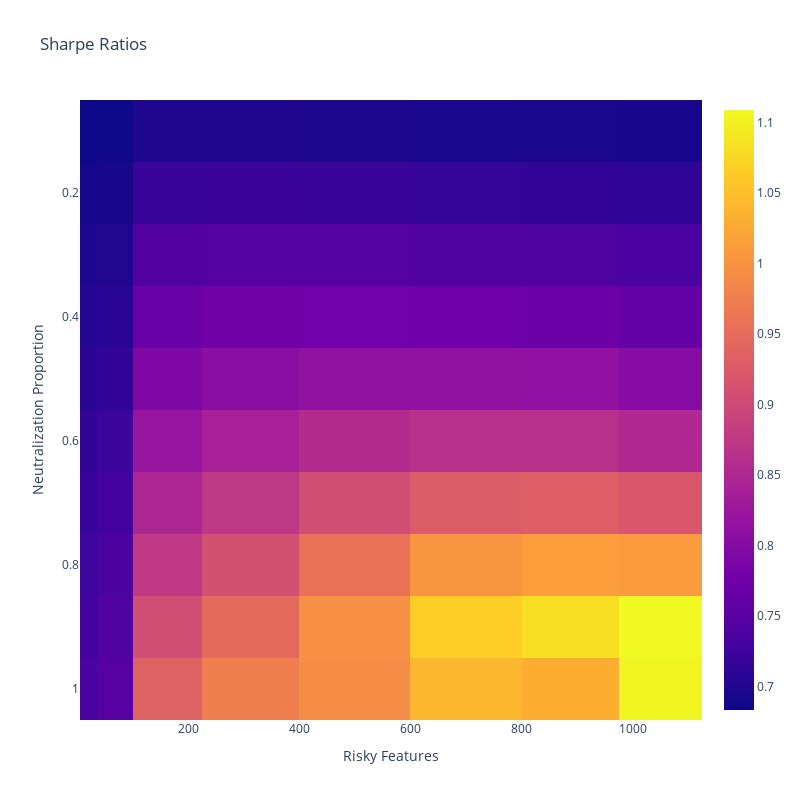

The notebook cell this image was saved under:
### Code cell
fig = px.imshow(sharpe_outputs,
                x=n_riskiests,
                y=neutralization_proportions,
                color_continuous_scale=px.colors.sequential.Plasma,
                title="Sharpe Ratios",
                labels={"x": "Risky Features", "y": "Neutralization Proportion"},
                width=800,
                height=800,
                aspect=1,
)
fig.show()

### Figure 1 — Plotly figure (JSON) as saved in the notebook; plotly's stock layout.template omitted (floating-point values rounded to 4 significant figures)
{"data": [{"coloraxis": "coloraxis", "hovertemplate": "Risky Features: %{x}<br>Neutralization Proportion: %{y}<br>color: %{z}<extra></extra>", "name": "0", "type": "heatmap", "x": [20, 50, 150, 300, 500, 700, 900, 1050], "xaxis": "x", "y": [0.1, 0.2, 0.3, 0.4, 0.5, 0.6, 0.7, 0.8, 0.9, 1], "yaxis": "y", "z": [[0.6835, 0.6846, 0.6975, 0.6977, 0.6962, 0.6947, 0.6939, 0.6925], [0.69, 0.6923, 0.7195, 0.7208, 0.7188, 0.7161, 0.7146, 0.7114], [0.6964, 0.6999, 0.7426, 0.7464, 0.7453, 0.7421, 0.7398, 0.7348], [0.7025, 0.7075, 0.7671, 0.7747, 0.7766, 0.774, 0.7714, 0.7642], [0.7085, 0.7148, 0.7927, 0.8057, 0.8135, 0.814, 0.8116, 0.802], [0.7142, 0.722, 0.8195, 0.8394, 0.8567, 0.8644, 0.8636, 0.8521], [0.7196, 0.729, 0.8474, 0.8752, 0.9058, 0.9276, 0.9309, 0.9196], [0.7247, 0.7357, 0.8761, 0.9117, 0.9566, 1.002, 1.013, 1.01], [0.7295, 0.742, 0.9052, 0.9463, 0.9956, 1.066, 1.083, 1.109], [0.734, 0.748, 0.9344, 0.9744, 0.9922, 1.041, 1.031, 1.105]]}], "layout": {"coloraxis": {"colorscale": [[0, "#0d0887"], [0.1111, "#46039f"], [0.2222, "#7201a8"], [0.3333, "#9c179e"], [0.4444, "#bd3786"], [0.5556, "#d8576b"], [0.6667, "#ed7953"], [0.7778, "#fb9f3a"], [0.8889, "#fdca26"], [1, "#f0f921"]]}, "height": 800, "title": {"text": "Sharpe Ratios"}, "width": 800, "xaxis": {"anchor": "y", "domain": [0, 1], "title": {"text": "Risky Features"}}, "yaxis": {"anchor": "x", "autorange": "reversed", "domain": [0, 1], "title": {"text": "Neutralization Proportion"}}}}
